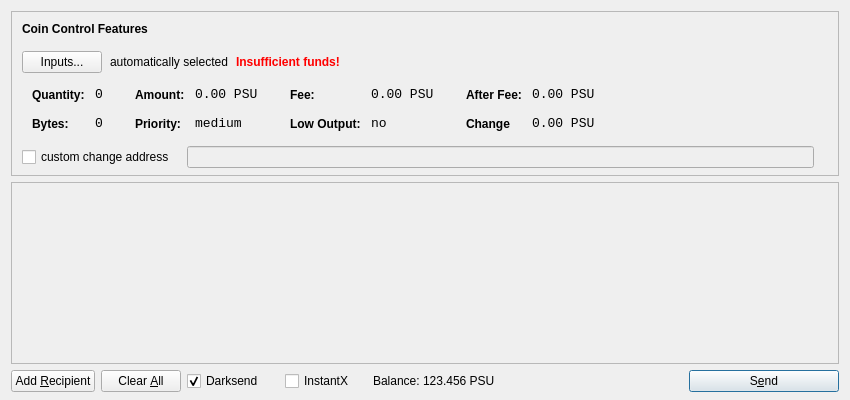
<?xml version="1.0" encoding="UTF-8"?>
<ui version="4.0">
 <class>SendCoinsDialog</class>
 <widget class="QDialog" name="SendCoinsDialog">
  <property name="geometry">
   <rect>
    <x>0</x>
    <y>0</y>
    <width>850</width>
    <height>400</height>
   </rect>
  </property>
  <property name="windowTitle">
   <string>Send Coins</string>
  </property>
  <layout class="QVBoxLayout" name="verticalLayout" stretch="0,1,0">
   <property name="bottomMargin">
    <number>8</number>
   </property>
   <item>
    <widget class="QFrame" name="frameCoinControl">
     <property name="sizePolicy">
      <sizepolicy hsizetype="Expanding" vsizetype="Expanding">
       <horstretch>0</horstretch>
       <verstretch>0</verstretch>
      </sizepolicy>
     </property>
     <property name="maximumSize">
      <size>
       <width>16777215</width>
       <height>16777215</height>
      </size>
     </property>
     <property name="frameShape">
      <enum>QFrame::StyledPanel</enum>
     </property>
     <property name="frameShadow">
      <enum>QFrame::Sunken</enum>
     </property>
     <layout class="QVBoxLayout" name="verticalLayoutCoinControl2">
      <property name="spacing">
       <number>-1</number>
      </property>
      <property name="leftMargin">
       <number>0</number>
      </property>
      <property name="topMargin">
       <number>0</number>
      </property>
      <property name="rightMargin">
       <number>0</number>
      </property>
      <property name="bottomMargin">
       <number>6</number>
      </property>
      <item>
       <layout class="QVBoxLayout" name="verticalLayoutCoinControl" stretch="0,0,0,0,1">
        <property name="spacing">
         <number>0</number>
        </property>
        <property name="leftMargin">
         <number>10</number>
        </property>
        <property name="topMargin">
         <number>10</number>
        </property>
        <item>
         <layout class="QHBoxLayout" name="horizontalLayoutCoinControl1">
          <property name="bottomMargin">
           <number>15</number>
          </property>
          <item>
           <widget class="QLabel" name="labelCoinControlFeatures">
            <property name="sizePolicy">
             <sizepolicy hsizetype="Preferred" vsizetype="Maximum">
              <horstretch>0</horstretch>
              <verstretch>0</verstretch>
             </sizepolicy>
            </property>
            <property name="font">
             <font>
              <weight>75</weight>
              <bold>true</bold>
             </font>
            </property>
            <property name="styleSheet">
             <string notr="true">font-weight:bold;</string>
            </property>
            <property name="text">
             <string>Coin Control Features</string>
            </property>
           </widget>
          </item>
         </layout>
        </item>
        <item>
         <layout class="QHBoxLayout" name="horizontalLayoutCoinControl2" stretch="0,0,0,0">
          <property name="spacing">
           <number>8</number>
          </property>
          <property name="bottomMargin">
           <number>10</number>
          </property>
          <item>
           <widget class="QPushButton" name="pushButtonCoinControl">
            <property name="styleSheet">
             <string notr="true"/>
            </property>
            <property name="text">
             <string>Inputs...</string>
            </property>
           </widget>
          </item>
          <item>
           <widget class="QLabel" name="labelCoinControlAutomaticallySelected">
            <property name="text">
             <string>automatically selected</string>
            </property>
            <property name="margin">
             <number>5</number>
            </property>
           </widget>
          </item>
          <item>
           <widget class="QLabel" name="labelCoinControlInsuffFunds">
            <property name="font">
             <font>
              <weight>75</weight>
              <bold>true</bold>
             </font>
            </property>
            <property name="styleSheet">
             <string notr="true">color:red;font-weight:bold;</string>
            </property>
            <property name="text">
             <string>Insufficient funds!</string>
            </property>
            <property name="margin">
             <number>5</number>
            </property>
           </widget>
          </item>
          <item>
           <spacer name="horizontalSpacerCoinControl">
            <property name="orientation">
             <enum>Qt::Horizontal</enum>
            </property>
            <property name="sizeHint" stdset="0">
             <size>
              <width>40</width>
              <height>1</height>
             </size>
            </property>
           </spacer>
          </item>
         </layout>
        </item>
        <item>
         <widget class="QWidget" name="widgetCoinControl" native="true">
          <property name="sizePolicy">
           <sizepolicy hsizetype="Preferred" vsizetype="Preferred">
            <horstretch>0</horstretch>
            <verstretch>0</verstretch>
           </sizepolicy>
          </property>
          <property name="minimumSize">
           <size>
            <width>0</width>
            <height>0</height>
           </size>
          </property>
          <property name="styleSheet">
           <string notr="true"/>
          </property>
          <layout class="QHBoxLayout" name="horizontalLayoutCoinControl5">
           <property name="margin">
            <number>0</number>
           </property>
           <item>
            <layout class="QHBoxLayout" name="horizontalLayoutCoinControl3" stretch="0,0,0,1">
             <property name="spacing">
              <number>20</number>
             </property>
             <property name="topMargin">
              <number>0</number>
             </property>
             <property name="bottomMargin">
              <number>10</number>
             </property>
             <item>
              <layout class="QFormLayout" name="formLayoutCoinControl1">
               <property name="horizontalSpacing">
                <number>10</number>
               </property>
               <property name="verticalSpacing">
                <number>14</number>
               </property>
               <property name="leftMargin">
                <number>10</number>
               </property>
               <property name="topMargin">
                <number>4</number>
               </property>
               <property name="rightMargin">
                <number>6</number>
               </property>
               <item row="0" column="0">
                <widget class="QLabel" name="labelCoinControlQuantityText">
                 <property name="styleSheet">
                  <string notr="true">font-weight:bold;</string>
                 </property>
                 <property name="text">
                  <string>Quantity:</string>
                 </property>
                 <property name="margin">
                  <number>0</number>
                 </property>
                </widget>
               </item>
               <item row="0" column="1">
                <widget class="QLabel" name="labelCoinControlQuantity">
                 <property name="font">
                  <font>
                   <family>Monospace</family>
                   <pointsize>10</pointsize>
                  </font>
                 </property>
                 <property name="cursor">
                  <cursorShape>IBeamCursor</cursorShape>
                 </property>
                 <property name="contextMenuPolicy">
                  <enum>Qt::ActionsContextMenu</enum>
                 </property>
                 <property name="text">
                  <string>0</string>
                 </property>
                 <property name="margin">
                  <number>0</number>
                 </property>
                 <property name="textInteractionFlags">
                  <set>Qt::LinksAccessibleByMouse|Qt::TextSelectableByKeyboard|Qt::TextSelectableByMouse</set>
                 </property>
                </widget>
               </item>
               <item row="1" column="0">
                <widget class="QLabel" name="labelCoinControlBytesText">
                 <property name="styleSheet">
                  <string notr="true">font-weight:bold;</string>
                 </property>
                 <property name="text">
                  <string>Bytes:</string>
                 </property>
                </widget>
               </item>
               <item row="1" column="1">
                <widget class="QLabel" name="labelCoinControlBytes">
                 <property name="font">
                  <font>
                   <family>Monospace</family>
                   <pointsize>10</pointsize>
                  </font>
                 </property>
                 <property name="cursor">
                  <cursorShape>IBeamCursor</cursorShape>
                 </property>
                 <property name="contextMenuPolicy">
                  <enum>Qt::ActionsContextMenu</enum>
                 </property>
                 <property name="text">
                  <string>0</string>
                 </property>
                 <property name="textInteractionFlags">
                  <set>Qt::LinksAccessibleByMouse|Qt::TextSelectableByKeyboard|Qt::TextSelectableByMouse</set>
                 </property>
                </widget>
               </item>
              </layout>
             </item>
             <item>
              <layout class="QFormLayout" name="formLayoutCoinControl2">
               <property name="horizontalSpacing">
                <number>10</number>
               </property>
               <property name="verticalSpacing">
                <number>14</number>
               </property>
               <property name="leftMargin">
                <number>6</number>
               </property>
               <property name="topMargin">
                <number>4</number>
               </property>
               <property name="rightMargin">
                <number>6</number>
               </property>
               <item row="0" column="0">
                <widget class="QLabel" name="labelCoinControlAmountText">
                 <property name="styleSheet">
                  <string notr="true">font-weight:bold;</string>
                 </property>
                 <property name="text">
                  <string>Amount:</string>
                 </property>
                 <property name="margin">
                  <number>0</number>
                 </property>
                </widget>
               </item>
               <item row="0" column="1">
                <widget class="QLabel" name="labelCoinControlAmount">
                 <property name="font">
                  <font>
                   <family>Monospace</family>
                   <pointsize>10</pointsize>
                  </font>
                 </property>
                 <property name="cursor">
                  <cursorShape>IBeamCursor</cursorShape>
                 </property>
                 <property name="contextMenuPolicy">
                  <enum>Qt::ActionsContextMenu</enum>
                 </property>
                 <property name="text">
                  <string>0.00 PSU</string>
                 </property>
                 <property name="textInteractionFlags">
                  <set>Qt::LinksAccessibleByMouse|Qt::TextSelectableByKeyboard|Qt::TextSelectableByMouse</set>
                 </property>
                </widget>
               </item>
               <item row="1" column="0">
                <widget class="QLabel" name="labelCoinControlPriorityText">
                 <property name="styleSheet">
                  <string notr="true">font-weight:bold;</string>
                 </property>
                 <property name="text">
                  <string>Priority:</string>
                 </property>
                </widget>
               </item>
               <item row="1" column="1">
                <widget class="QLabel" name="labelCoinControlPriority">
                 <property name="font">
                  <font>
                   <family>Monospace</family>
                   <pointsize>10</pointsize>
                  </font>
                 </property>
                 <property name="cursor">
                  <cursorShape>IBeamCursor</cursorShape>
                 </property>
                 <property name="contextMenuPolicy">
                  <enum>Qt::ActionsContextMenu</enum>
                 </property>
                 <property name="text">
                  <string>medium</string>
                 </property>
                 <property name="textInteractionFlags">
                  <set>Qt::LinksAccessibleByMouse|Qt::TextSelectableByKeyboard|Qt::TextSelectableByMouse</set>
                 </property>
                </widget>
               </item>
              </layout>
             </item>
             <item>
              <layout class="QFormLayout" name="formLayoutCoinControl3">
               <property name="horizontalSpacing">
                <number>10</number>
               </property>
               <property name="verticalSpacing">
                <number>14</number>
               </property>
               <property name="leftMargin">
                <number>6</number>
               </property>
               <property name="topMargin">
                <number>4</number>
               </property>
               <property name="rightMargin">
                <number>6</number>
               </property>
               <item row="0" column="0">
                <widget class="QLabel" name="labelCoinControlFeeText">
                 <property name="styleSheet">
                  <string notr="true">font-weight:bold;</string>
                 </property>
                 <property name="text">
                  <string>Fee:</string>
                 </property>
                 <property name="margin">
                  <number>0</number>
                 </property>
                </widget>
               </item>
               <item row="0" column="1">
                <widget class="QLabel" name="labelCoinControlFee">
                 <property name="font">
                  <font>
                   <family>Monospace</family>
                   <pointsize>10</pointsize>
                  </font>
                 </property>
                 <property name="cursor">
                  <cursorShape>IBeamCursor</cursorShape>
                 </property>
                 <property name="contextMenuPolicy">
                  <enum>Qt::ActionsContextMenu</enum>
                 </property>
                 <property name="text">
                  <string>0.00 PSU</string>
                 </property>
                 <property name="textInteractionFlags">
                  <set>Qt::LinksAccessibleByMouse|Qt::TextSelectableByKeyboard|Qt::TextSelectableByMouse</set>
                 </property>
                </widget>
               </item>
               <item row="1" column="0">
                <widget class="QLabel" name="labelCoinControlLowOutputText">
                 <property name="styleSheet">
                  <string notr="true">font-weight:bold;</string>
                 </property>
                 <property name="text">
                  <string>Low Output:</string>
                 </property>
                </widget>
               </item>
               <item row="1" column="1">
                <widget class="QLabel" name="labelCoinControlLowOutput">
                 <property name="font">
                  <font>
                   <family>Monospace</family>
                   <pointsize>10</pointsize>
                  </font>
                 </property>
                 <property name="cursor">
                  <cursorShape>IBeamCursor</cursorShape>
                 </property>
                 <property name="contextMenuPolicy">
                  <enum>Qt::ActionsContextMenu</enum>
                 </property>
                 <property name="text">
                  <string>no</string>
                 </property>
                 <property name="textInteractionFlags">
                  <set>Qt::LinksAccessibleByMouse|Qt::TextSelectableByKeyboard|Qt::TextSelectableByMouse</set>
                 </property>
                </widget>
               </item>
              </layout>
             </item>
             <item>
              <layout class="QFormLayout" name="formLayoutCoinControl4">
               <property name="horizontalSpacing">
                <number>10</number>
               </property>
               <property name="verticalSpacing">
                <number>14</number>
               </property>
               <property name="leftMargin">
                <number>6</number>
               </property>
               <property name="topMargin">
                <number>4</number>
               </property>
               <property name="rightMargin">
                <number>6</number>
               </property>
               <item row="0" column="0">
                <widget class="QLabel" name="labelCoinControlAfterFeeText">
                 <property name="styleSheet">
                  <string notr="true">font-weight:bold;</string>
                 </property>
                 <property name="text">
                  <string>After Fee:</string>
                 </property>
                 <property name="margin">
                  <number>0</number>
                 </property>
                </widget>
               </item>
               <item row="0" column="1">
                <widget class="QLabel" name="labelCoinControlAfterFee">
                 <property name="font">
                  <font>
                   <family>Monospace</family>
                   <pointsize>10</pointsize>
                  </font>
                 </property>
                 <property name="cursor">
                  <cursorShape>IBeamCursor</cursorShape>
                 </property>
                 <property name="contextMenuPolicy">
                  <enum>Qt::ActionsContextMenu</enum>
                 </property>
                 <property name="text">
                  <string>0.00 PSU</string>
                 </property>
                 <property name="textInteractionFlags">
                  <set>Qt::LinksAccessibleByMouse|Qt::TextSelectableByKeyboard|Qt::TextSelectableByMouse</set>
                 </property>
                </widget>
               </item>
               <item row="1" column="0">
                <widget class="QLabel" name="labelCoinControlChangeText">
                 <property name="styleSheet">
                  <string notr="true">font-weight:bold;</string>
                 </property>
                 <property name="text">
                  <string>Change</string>
                 </property>
                </widget>
               </item>
               <item row="1" column="1">
                <widget class="QLabel" name="labelCoinControlChange">
                 <property name="font">
                  <font>
                   <family>Monospace</family>
                   <pointsize>10</pointsize>
                  </font>
                 </property>
                 <property name="cursor">
                  <cursorShape>IBeamCursor</cursorShape>
                 </property>
                 <property name="contextMenuPolicy">
                  <enum>Qt::ActionsContextMenu</enum>
                 </property>
                 <property name="text">
                  <string>0.00 PSU</string>
                 </property>
                 <property name="textInteractionFlags">
                  <set>Qt::LinksAccessibleByMouse|Qt::TextSelectableByKeyboard|Qt::TextSelectableByMouse</set>
                 </property>
                </widget>
               </item>
              </layout>
             </item>
            </layout>
           </item>
          </layout>
         </widget>
        </item>
        <item>
         <layout class="QHBoxLayout" name="horizontalLayoutCoinControl4" stretch="0,0,0">
          <property name="spacing">
           <number>12</number>
          </property>
          <property name="sizeConstraint">
           <enum>QLayout::SetDefaultConstraint</enum>
          </property>
          <property name="topMargin">
           <number>5</number>
          </property>
          <property name="rightMargin">
           <number>5</number>
          </property>
          <item>
           <widget class="QCheckBox" name="checkBoxCoinControlChange">
            <property name="text">
             <string>custom change address</string>
            </property>
           </widget>
          </item>
          <item>
           <widget class="QLineEdit" name="lineEditCoinControlChange">
            <property name="enabled">
             <bool>false</bool>
            </property>
            <property name="sizePolicy">
             <sizepolicy hsizetype="Expanding" vsizetype="Fixed">
              <horstretch>0</horstretch>
              <verstretch>0</verstretch>
             </sizepolicy>
            </property>
           </widget>
          </item>
          <item>
           <widget class="QLabel" name="labelCoinControlChangeLabel">
            <property name="sizePolicy">
             <sizepolicy hsizetype="Preferred" vsizetype="Expanding">
              <horstretch>0</horstretch>
              <verstretch>0</verstretch>
             </sizepolicy>
            </property>
            <property name="minimumSize">
             <size>
              <width>0</width>
              <height>0</height>
             </size>
            </property>
            <property name="text">
             <string/>
            </property>
            <property name="margin">
             <number>3</number>
            </property>
           </widget>
          </item>
         </layout>
        </item>
        <item>
         <spacer name="verticalSpacerCoinControl">
          <property name="orientation">
           <enum>Qt::Vertical</enum>
          </property>
          <property name="sizeHint" stdset="0">
           <size>
            <width>800</width>
            <height>1</height>
           </size>
          </property>
         </spacer>
        </item>
       </layout>
      </item>
     </layout>
    </widget>
   </item>
   <item>
    <widget class="QScrollArea" name="scrollArea">
     <property name="widgetResizable">
      <bool>true</bool>
     </property>
     <widget class="QWidget" name="scrollAreaWidgetContents">
      <property name="geometry">
       <rect>
        <x>0</x>
        <y>0</y>
        <width>830</width>
        <height>165</height>
       </rect>
      </property>
      <layout class="QVBoxLayout" name="verticalLayout_2">
       <property name="margin">
        <number>0</number>
       </property>
       <item>
        <layout class="QVBoxLayout" name="entries">
         <property name="spacing">
          <number>6</number>
         </property>
        </layout>
       </item>
       <item>
        <spacer name="verticalSpacer">
         <property name="orientation">
          <enum>Qt::Vertical</enum>
         </property>
         <property name="sizeHint" stdset="0">
          <size>
           <width>20</width>
           <height>40</height>
          </size>
         </property>
        </spacer>
       </item>
      </layout>
     </widget>
    </widget>
   </item>
   <item>
    <layout class="QHBoxLayout" name="horizontalLayout">
     <item>
      <widget class="QPushButton" name="addButton">
       <property name="toolTip">
        <string>Send to multiple recipients at once</string>
       </property>
       <property name="text">
        <string>Add &amp;Recipient</string>
       </property>
       <property name="autoDefault">
        <bool>false</bool>
       </property>
      </widget>
     </item>
     <item>
      <widget class="QPushButton" name="clearButton">
       <property name="sizePolicy">
        <sizepolicy hsizetype="Minimum" vsizetype="Fixed">
         <horstretch>0</horstretch>
         <verstretch>0</verstretch>
        </sizepolicy>
       </property>
       <property name="toolTip">
        <string>Remove all transaction fields</string>
       </property>
       <property name="text">
        <string>Clear &amp;All</string>
       </property>
       <property name="autoRepeatDelay">
        <number>300</number>
       </property>
       <property name="autoDefault">
        <bool>false</bool>
       </property>
      </widget>
     </item>
     <item>
      <layout class="QHBoxLayout" name="horizontalLayout_2">
       <property name="spacing">
        <number>3</number>
       </property>
        <item>
        <widget class="QCheckBox" name="checkUseDarksend">
         <property name="minimumSize">
          <size>
           <width>95</width>
           <height>0</height>
          </size>
         </property>
         <property name="text">
          <string>Darksend</string>
         </property>
         <property name="checked">
          <bool>true</bool>
         </property>
        </widget>
       </item>
       <item>
        <widget class="QCheckBox" name="checkInstantX">
         <property name="enabled">
          <bool>true</bool>
         </property>
         <property name="minimumSize">
          <size>
           <width>85</width>
           <height>0</height>
          </size>
         </property>
         <property name="text">
          <string>InstantX</string>
         </property>
        </widget>
       </item>
       <item>
        <widget class="QLabel" name="label">
         <property name="sizePolicy">
          <sizepolicy hsizetype="Preferred" vsizetype="Fixed">
           <horstretch>0</horstretch>
           <verstretch>0</verstretch>
          </sizepolicy>
         </property>
         <property name="text">
          <string>Balance:</string>
         </property>
        </widget>
       </item>
       <item>
        <widget class="QLabel" name="labelBalance">
         <property name="sizePolicy">
          <sizepolicy hsizetype="Preferred" vsizetype="Fixed">
           <horstretch>0</horstretch>
           <verstretch>0</verstretch>
          </sizepolicy>
         </property>
         <property name="cursor">
          <cursorShape>IBeamCursor</cursorShape>
         </property>
         <property name="text">
          <string>123.456 PSU</string>
         </property>
         <property name="textInteractionFlags">
          <set>Qt::LinksAccessibleByMouse|Qt::TextSelectableByKeyboard|Qt::TextSelectableByMouse</set>
         </property>
        </widget>
       </item>
      </layout>
     </item>
     <item>
      <spacer name="horizontalSpacer">
       <property name="orientation">
        <enum>Qt::Horizontal</enum>
       </property>
       <property name="sizeHint" stdset="0">
        <size>
         <width>40</width>
         <height>20</height>
        </size>
       </property>
      </spacer>
     </item>
     <item>
      <widget class="QPushButton" name="sendButton">
       <property name="minimumSize">
        <size>
         <width>150</width>
         <height>0</height>
        </size>
       </property>
       <property name="toolTip">
        <string>Confirm the send action</string>
       </property>
       <property name="text">
        <string>S&amp;end</string>
       </property>
       <property name="icon">
        <iconset resource="../bitcoin.qrc">
         <normaloff>:/icons/send</normaloff>:/icons/send</iconset>
       </property>
       <property name="default">
        <bool>true</bool>
       </property>
      </widget>
     </item>
    </layout>
   </item>
  </layout>
 </widget>
 <resources>
  <include location="../bitcoin.qrc"/>
 </resources>
 <connections/>
</ui>
